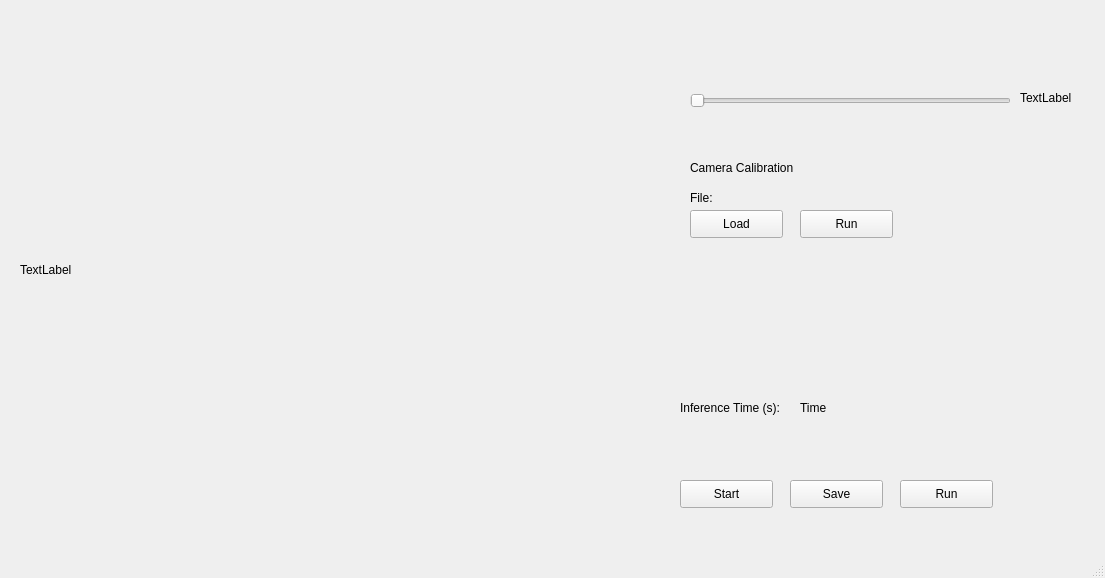
<?xml version="1.0" encoding="UTF-8"?>
<ui version="4.0">
 <class>MainWindow</class>
 <widget class="QMainWindow" name="MainWindow">
  <property name="geometry">
   <rect>
    <x>0</x>
    <y>0</y>
    <width>1105</width>
    <height>578</height>
   </rect>
  </property>
  <property name="windowTitle">
   <string>MainWindow</string>
  </property>
  <widget class="QWidget" name="centralwidget">
   <widget class="QPushButton" name="loadButton">
    <property name="geometry">
     <rect>
      <x>680</x>
      <y>480</y>
      <width>93</width>
      <height>28</height>
     </rect>
    </property>
    <property name="text">
     <string>Start</string>
    </property>
   </widget>
   <widget class="QPushButton" name="saveButton">
    <property name="geometry">
     <rect>
      <x>790</x>
      <y>480</y>
      <width>93</width>
      <height>28</height>
     </rect>
    </property>
    <property name="text">
     <string>Save</string>
    </property>
   </widget>
   <widget class="QPushButton" name="runButton">
    <property name="geometry">
     <rect>
      <x>900</x>
      <y>480</y>
      <width>93</width>
      <height>28</height>
     </rect>
    </property>
    <property name="text">
     <string>Run</string>
    </property>
   </widget>
   <widget class="QLabel" name="label">
    <property name="geometry">
     <rect>
      <x>680</x>
      <y>400</y>
      <width>121</width>
      <height>16</height>
     </rect>
    </property>
    <property name="text">
     <string>Inference Time (s):</string>
    </property>
   </widget>
   <widget class="QLabel" name="infTimeLabel">
    <property name="geometry">
     <rect>
      <x>800</x>
      <y>400</y>
      <width>121</width>
      <height>16</height>
     </rect>
    </property>
    <property name="text">
     <string>Time</string>
    </property>
   </widget>
   <widget class="QLabel" name="displayLabel">
    <property name="geometry">
     <rect>
      <x>20</x>
      <y>30</y>
      <width>640</width>
      <height>480</height>
     </rect>
    </property>
    <property name="text">
     <string>TextLabel</string>
    </property>
   </widget>
   <widget class="QSlider" name="horizontalSlider">
    <property name="geometry">
     <rect>
      <x>690</x>
      <y>90</y>
      <width>321</width>
      <height>22</height>
     </rect>
    </property>
    <property name="orientation">
     <enum>Qt::Horizontal</enum>
    </property>
   </widget>
   <widget class="QLabel" name="label_2">
    <property name="geometry">
     <rect>
      <x>1020</x>
      <y>90</y>
      <width>55</width>
      <height>16</height>
     </rect>
    </property>
    <property name="text">
     <string>TextLabel</string>
    </property>
   </widget>
   <widget class="QLabel" name="label_3">
    <property name="geometry">
     <rect>
      <x>690</x>
      <y>160</y>
      <width>121</width>
      <height>16</height>
     </rect>
    </property>
    <property name="text">
     <string>Camera Calibration</string>
    </property>
   </widget>
   <widget class="QLabel" name="label_4">
    <property name="geometry">
     <rect>
      <x>690</x>
      <y>190</y>
      <width>55</width>
      <height>16</height>
     </rect>
    </property>
    <property name="text">
     <string>File:</string>
    </property>
   </widget>
   <widget class="QPushButton" name="loadCamCalibBtn">
    <property name="geometry">
     <rect>
      <x>690</x>
      <y>210</y>
      <width>93</width>
      <height>28</height>
     </rect>
    </property>
    <property name="text">
     <string>Load</string>
    </property>
   </widget>
   <widget class="QPushButton" name="runCamCalibBtn">
    <property name="geometry">
     <rect>
      <x>800</x>
      <y>210</y>
      <width>93</width>
      <height>28</height>
     </rect>
    </property>
    <property name="text">
     <string>Run</string>
    </property>
   </widget>
  </widget>
  <widget class="QMenuBar" name="menubar">
   <property name="geometry">
    <rect>
     <x>0</x>
     <y>0</y>
     <width>1105</width>
     <height>26</height>
    </rect>
   </property>
  </widget>
  <widget class="QStatusBar" name="statusbar"/>
 </widget>
 <resources/>
 <connections>
  <connection>
   <sender>loadButton</sender>
   <signal>clicked()</signal>
   <receiver>displayLabel</receiver>
   <slot>clear()</slot>
   <hints>
    <hint type="sourcelabel">
     <x>730</x>
     <y>523</y>
    </hint>
    <hint type="destinationlabel">
     <x>356</x>
     <y>387</y>
    </hint>
   </hints>
  </connection>
  <connection>
   <sender>saveButton</sender>
   <signal>clicked()</signal>
   <receiver>displayLabel</receiver>
   <slot>clear()</slot>
   <hints>
    <hint type="sourcelabel">
     <x>835</x>
     <y>516</y>
    </hint>
    <hint type="destinationlabel">
     <x>497</x>
     <y>310</y>
    </hint>
   </hints>
  </connection>
  <connection>
   <sender>runButton</sender>
   <signal>clicked()</signal>
   <receiver>displayLabel</receiver>
   <slot>clear()</slot>
   <hints>
    <hint type="sourcelabel">
     <x>948</x>
     <y>520</y>
    </hint>
    <hint type="destinationlabel">
     <x>464</x>
     <y>193</y>
    </hint>
   </hints>
  </connection>
  <connection>
   <sender>horizontalSlider</sender>
   <signal>valueChanged(int)</signal>
   <receiver>label_2</receiver>
   <slot>setNum(int)</slot>
   <hints>
    <hint type="sourcelabel">
     <x>915</x>
     <y>123</y>
    </hint>
    <hint type="destinationlabel">
     <x>1036</x>
     <y>127</y>
    </hint>
   </hints>
  </connection>
  <connection>
   <sender>loadCamCalibBtn</sender>
   <signal>clicked()</signal>
   <receiver>label_4</receiver>
   <slot>clear()</slot>
   <hints>
    <hint type="sourcelabel">
     <x>731</x>
     <y>245</y>
    </hint>
    <hint type="destinationlabel">
     <x>708</x>
     <y>228</y>
    </hint>
   </hints>
  </connection>
 </connections>
</ui>
